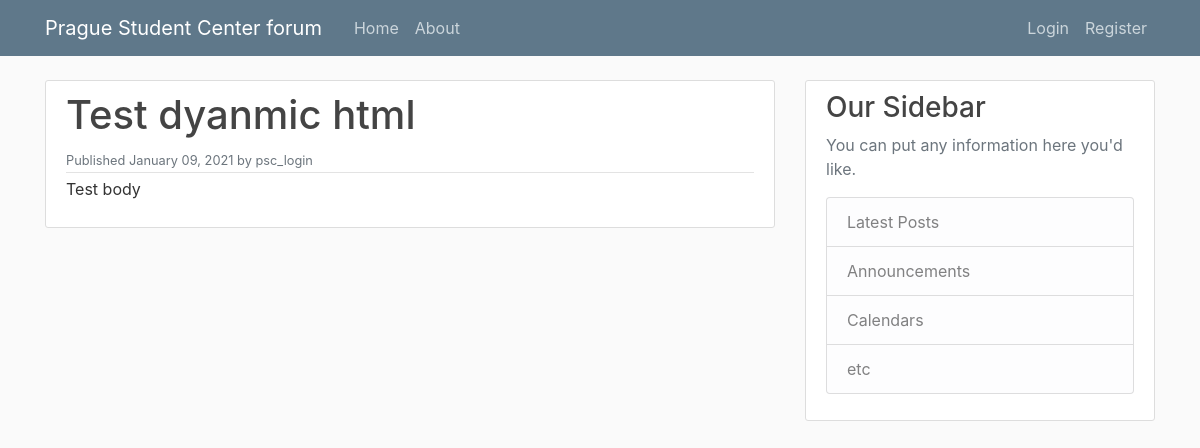
/post/2021/1/9/test-dyanmic-html/, run on the app's committed database.
### forum/models.py (models this page shows, shortened)
class Post(models.Model):
    STATUS_CHOICES = (
        ('draft', 'Draft'),
        ('published', 'Published'),
    )
    title = models.CharField(max_length=250)
    slug = models.SlugField(max_length=250,
                            unique_for_date='publish')
    author = models.ForeignKey(User,
                               on_delete=models.CASCADE,
                               related_name='blog_posts')
    body = models.TextField()
    publish = models.DateTimeField(default=timezone.now)
    created = models.DateTimeField(auto_now_add=True)
    updated = models.DateTimeField(auto_now=True)
    status = models.CharField(max_length=10,
                              choices=STATUS_CHOICES,
                              default='draft')
    objects = models.Manager() #default manager
    published = PublishedManager() #Custome manager
    class Meta:
        ordering = ('-publish',)

### forum/views.py (the view)
def post_detail(request, year, month, day, post):
    post = get_object_or_404(
                                Post,
                                slug=post,
                                status='published',
                                publish__year=year,
                                publish__month=month,
                                publish__day=day,
                            )
    context = {'post': post}
    return render(request, 'forum/detail.html', context)

### forum/templates/forum/detail.html (shortened to what this page needs)
{% extends "forum/base.html" %}
{% block content %}
<article class="media content-section">
    <div class="media-body">
        <div class="article-metadata">
            <h1>{{ post.title }}</h1>
            <small class="text-muted">
              Published {{ post.publish|date:"F d, Y" }} by {{ post.author }}
            </small>
          </div>
        {{ post.body|linebreaks }}
    </div>
</article>
{% endblock %}

### forum/static/forum/main.css (style rules this page uses)
body { background: #fafafa; color: #333333; margin-top: 5rem; }
h1, h2, h3, h4, h5, h6 { color: #444444; }
.content-section { background: #ffffff; padding: 10px 20px; border: 1px solid #dddddd; border-radius: 3px; margin-bottom: 20px; }
.article-metadata { padding-bottom: 1px; margin-bottom: 4px; border-bottom: 1px solid #e3e3e3 }

### data on the page
Post: title "Test dyanmic html", publish "January 09, 2021", author "psc_login", body "Test body"
